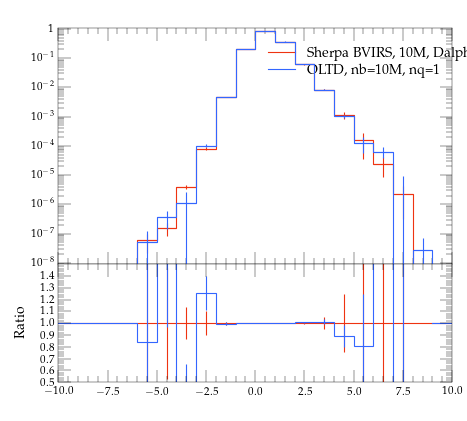

Python code for this plot:
#! /usr/bin/env python

# This Python script was auto-generated using YODA v2.0.0.
# Analysis object: /evtb/cutEg_jb_y
# Timestamp: 15-04-2024 (14:39:54)

import matplotlib as mpl
import matplotlib.pyplot as plt
mpl.use('Agg') # comment out for interactive use
import os
import numpy as np

plotDir = os.path.split(os.path.realpath(__file__))[0]
if 'YODA_USER_PLOT_PATH' in globals():
    plot_outdir = globals()['YODA_USER_PLOT_PATH']
else:
    plot_outdir = plotDir

#plot style
plt.style.use(os.path.join(plotDir, '../default.mplstyle'))
# plot metadata
figW, figH = plt.rcParams['figure.figsize']
ax_xLabel = r''
ax_yLabel = r''
ax_title  = r''
ax_xScale = 'linear'
ax_yScale = 'log'
xLims = (-10.0, 10.0)
yLims = (9.000000000000001e-09, 1.1)

# TeX-friendly labels for the legend
labels = [ r"Sherpa BVIRS, 10M, Dalpha=0.01", r"OLTD, nb=10M, nq=1" ]

# Create figure and axis objects
fig, (ax, ratio0_ax) = plt.subplots(2, 1, sharex=True,
                  figsize=(figW,figH), gridspec_kw={'height_ratios': (2, 1)})
ratio0_ax.yaxis.set_major_locator(mpl.ticker.MultipleLocator(0.1))
ratio0_ax.set_ylim(0.5, 1.4999)
ratio0_ax.set_ylabel('Ratio')

# LineColor map: curve index -> color
linecolors = {0: '#EE3311', 1: '#3366FF'}
# the numerical data is stored in a separate file
dataf = dict()
prefix = os.path.split(__file__)[0]
if prefix:    prefix = prefix + '/'
exec(open(prefix+'cutEg_jb_y__data.py').read(), dataf)


legend_handles = [] # keep track of handles for the legend

# style options for curves
# starts at zorder>=5 to draw curve on top of legend
styles = {
  'curve0': {
    'color' : linecolors[0],
    'linestyle' : '-',
    'marker' : 'o',
    'zorder' : 5,
    'histstyle' : True,
  },
  'curve1': {
    'color' : linecolors[1],
    'linestyle' : '-',
    'marker' : 'o',
    'zorder' : 6,
    'histstyle' : True,
  },
}
# curve from input yoda files in main panel
for label in dataf['yvals'].keys():
    if all(np.isnan(v) for v in dataf['yvals'][label]):
        continue
    tmp = None
    if styles[label]['histstyle']: # draw as histogram
        tmp, = ax.plot(dataf['xedges'], dataf['yedges'][label],
                       color=styles[label]['color'],
                       linestyle=styles[label]['linestyle'],
                       drawstyle='steps-pre', solid_joinstyle='miter',
                       zorder=styles[label]['zorder'], label=label)
        ax.errorbar(dataf['xpoints'], dataf['yvals'][label], color=styles[label]['color'],
                    xerr=dataf['xerrs'], yerr=[dataf['ydowns'][label], dataf['yups'][label]],
                    linestyle='none', zorder=styles[label]['zorder'])
    else: # draw as scatter
        tmp = ax.errorbar(dataf['xpoints'], dataf['yvals'][label],
                          xerr=dataf['xerrs'],
                          yerr=[ dataf['ydowns'][label],
                          dataf['yups'][label] ],
                          fmt=styles[label]['marker'],
                          ecolor=styles[label]['color'],
                          color=styles[label]['color'], zorder=2)
        tmp[-1][0].set_linestyle(styles[label]['linestyle'])
    legend_handles += [tmp]
    for varLabel in dataf['variation_yvals'].keys():
        if varLabel.startswith(label):
            tmp, = ax.plot(dataf['xedges'], dataf['variation_yvals'][varLabel],
                           color=styles[label]['color'],
                           linestyle=styles[label]['linestyle'],
                           drawstyle='steps-pre', solid_joinstyle='miter',
                           zorder=styles[label]['zorder'], alpha=0.5)


# plots on ratio panel
# curve from input yoda files in ratio panel
for label, yvals in dataf['ratio0_yvals'].items():
    if all(np.isnan(v) for v in yvals):
        continue
    if styles[label]['histstyle']: # plot as histogram
        ratio0_ax.plot(dataf['xedges'], yvals,
                       color=styles[label]['color'],
                       linestyle=styles[label]['linestyle'],
                       drawstyle='steps-pre', zorder=1,
                       solid_joinstyle='miter')
        ratio0_ax.vlines(dataf['xpoints'],
                         dataf['ratio0_ymin'][label],
                         dataf['ratio0_ymax'][label],
                         color=styles[label]['color'], zorder=1)
    else: # plot as scatter
        tmp = ratio0_ax.errorbar(dataf['xpoints'],
                                 yvals, xerr=dataf['xerrs'],
                                 yerr=dataf['ratio0_yerrs'][label],
                                 fmt=styles[label]['marker'],
                                 ecolor=styles[label]['color'],
                                 color=styles[label]['color'])
        tmp[-1][0].set_linestyle(styles[label]['linestyle'])

    for varlabel in dataf['ratio0_variation_vals'].keys():
        if varlabel.startswith(label):
            ratio0_ax.plot(dataf['xedges'],
                            dataf['ratio0_variation_vals'][varlabel],
                            color=styles[label]['color'],
                            linestyle=styles[label]['linestyle'],
                            drawstyle='steps-pre', solid_joinstyle='miter',
                            zorder=1, alpha=0.5)

legend_pos = (0.5, 0.97)
ax.legend(legend_handles, labels, loc='upper left', bbox_to_anchor=legend_pos)

# set plot metadata as defined above
ratio0_ax.set_xlabel(ax_xLabel)
ratio0_ax.xaxis.set_label_coords(1., -.15)
ax.set_ylabel(ax_yLabel, loc='top')
ax.set_title(ax_title, loc='left')
ax.set_xscale(ax_xScale)
ax.set_yscale(ax_yScale)
ax.set_xlim(xLims)
ax.set_ylim(yLims)

# tick formatting
plt.rcParams['xtick.top'] = True
plt.rcParams['ytick.right'] = True
ax.yaxis.set_major_locator(mpl.ticker.LogLocator(base=10.0, numticks=np.inf))
ax.yaxis.set_minor_locator(mpl.ticker.LogLocator(
                           base=10.0, subs=np.arange(0.1, 1, 0.1), numticks=np.inf))
fig.align_ylabels((ax, ratio0_ax))
plt.savefig(os.path.join(plot_outdir, 'cutEg_jb_y.pdf'), format='PDF')
plt.savefig(os.path.join(plot_outdir, 'cutEg_jb_y.png'), format='PNG')

plt.close(fig)
